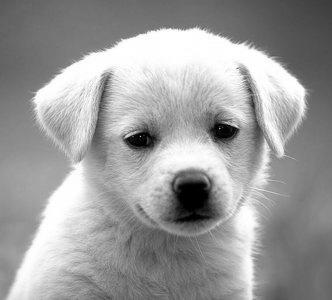
#> input picture PDE/Diffusion/image.jpg, 332 x 300 px
$ jupyter execute --allow-errors 'Explicit FDA for 2D Wave.ipynb'   (shell and % lines are left out)
#> lines starting #> are read from the running program, lines starting #| are printed output that depends on the picture
[cell 1]
from mpl_toolkits.mplot3d import Axes3D  # noqa: F401 unused import

import matplotlib.pyplot as plt
from matplotlib import cm
from matplotlib.ticker import LinearLocator, FormatStrFormatter
import numpy as np
from scipy import signal

## Solving wave equation using Convolution

[cell 2]
dt = 1e-2
dx = 1e-2
dy = 1e-2
c = 1
r = (c*dt/dx)
alpha = -4 + 2/r**2

[cell 3]
x_end = 1
y_end = 1
t_end = 1
xList = np.arange(0,x_end,dx)
yList = np.arange(0,y_end,dy)
X,Y = np.meshgrid(xList, yList)
tList = np.arange(0,t_end, dt)

Mx = xList.shape[0]
N = tList.shape[0]

F = np.sin(2*X)*np.sin(Y)
FDot = np.zeros(F.shape)
FData = np.zeros((Mx,Mx,N))

[cell 4]
plt.imshow(F)

[cell 5]
fig, ax = plt.subplots(subplot_kw={"projection": "3d"}, figsize=(5,5))
surf = ax.plot_surface(X, Y, F, cmap=cm.coolwarm,
                       linewidth=0, antialiased=False)

#### Now let's construc the kernel for convolution

[cell 6]
M = np.ones((3,3), dtype='float')
M[0,0] = 0
M[0,-1] = 0
M[-1,-1] = 0
M[-1,0] = 0
M[1,1] = alpha

[cell 7]
M

#### Let's evaluate the effect of the kernel on an image

[cell 8]
import matplotlib.image as mpimg

def rgb2gray(rgb):
    return np.dot(rgb[...,:3], [0.2989, 0.5870, 0.1140])


image = plt.imread('image.jpg')
#> image is the input picture: shape (300, 332, 3); min 0, max 255, mean 155.7
image = rgb2gray(image)
plt.imshow(image, 'gray')

for i in range(4):
    image = signal.convolve2d(image, M, 'same')
#> this loop made 4 passes
#> pass 1, `image = signal.convolve2d(image, M, 'same')`:
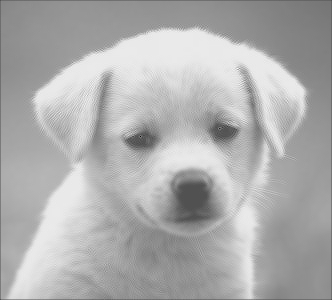
#> image: shape (300, 332) float64; min -271, max 578.9, mean 310; drawn with min black and max white
#> pass 2, `image = signal.convolve2d(image, M, 'same')`:
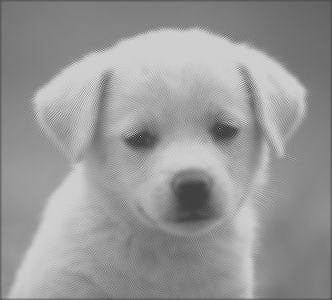
#> image: shape (300, 332) float64; min -468, max 1356.9, mean 618.5; drawn with min black and max white
#> pass 3, `image = signal.convolve2d(image, M, 'same')`:
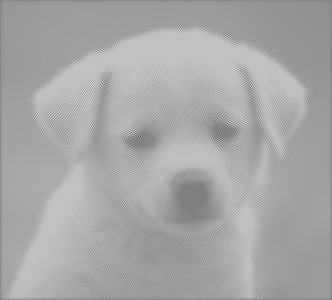
#> image: shape (300, 332) float64; min -3956.6, max 3953.6, mean 1234.2; drawn with min black and max white
#> after the loop:
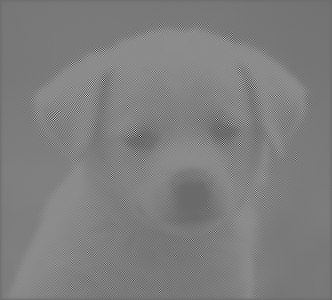
#> image: shape (300, 332) float64; min -13081.7, max 18176.2, mean 2464; drawn with min black and max white

plt.imshow(image, 'gray')
plt.colorbar()

### Let's now run the simulation

[cell 9]
dt = 0.01*1e-2
dx = 0.5*1e-2
dy = dx
c = 25
r = (c*dt/dx)
alpha = -4 + 2/r**2

x_end = 1
y_end = 1
t_end = 0.5
xList = np.arange(0,x_end,dx)
yList = np.arange(0,y_end,dy)
X,Y = np.meshgrid(xList, yList)
tList = np.arange(0,t_end, dt)

Mx = xList.shape[0]
N = tList.shape[0]

F = np.sin(2*X)*np.sin(Y)
FDot = np.zeros(F.shape)
FData = np.zeros((Mx,Mx,N))

[cell 10]
F = np.sin(2*X)*np.sin(Y)
#F = np.exp(((X-0.15)**2+(Y-0.55)**2)/(2)**2)
FDot = np.zeros(F.shape)
#> (the rest of this cell did not finish here and is left out)

[cell 11]
plt.contourf(X,Y,F)
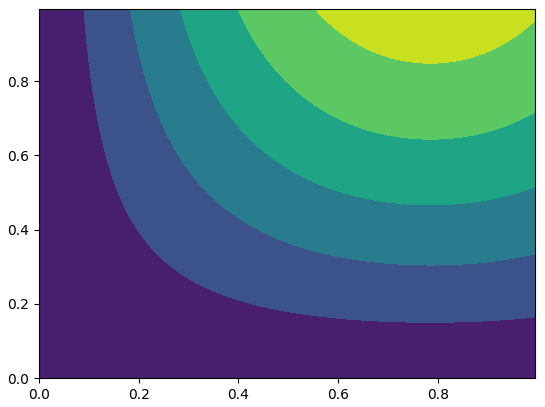
#> figure drawn by matplotlib, 1 panel

[cell 12]
F_1 = 0.5* r**2  *signal.convolve2d(F,M,'same')
FData[:,:,0] = F
FData[:,:,1] = F_1

F_aux = np.copy(F)
F = np.copy(F_1)
F_pre = np.copy(F_aux)
for t in range(2,N):
    F_aux = np.copy(F)
    F = r**2 * signal.convolve2d(F,M,'same') - F_pre
    F_pre = np.copy(F_aux)
    FData[:,:,t] = F

[cell 13]
# First set up the figure, the axis, and the plot element we want to animate
fig = plt.figure()
ax = plt.axes()
im=plt.imshow(FData[:,:,0],interpolation='none')
# initialization function: plot the background of each frame
def init():
    im.set_data(np.random.random((5,5)))
    return [im]

# animation function.  This is called sequentially
def animate(i):
    im.set_array(FData[:,:,i])
    return [im]

#> (the rest of this cell did not finish here and is left out)

[cell 14]
import numpy as np
from matplotlib import pyplot as plt
from matplotlib.animation import FuncAnimation
plt.style.use('seaborn-pastel')


fig = plt.figure()
ax = plt.axes(xlim=(0, 4), ylim=(-2, 2))
line, = ax.plot([], [], lw=3)

def init():
    line.set_data([], [])
    ax.set_xlim([-0.25,1.25])
    ax.set_ylim([-1,2])
    return line,
def animate(i):
    ydata = FData[:,:,i][80,:]
    xdata = np.linspace(0,1,ydata.shape[0])
    line.set_data(xdata, ydata)
    ax.set_title("frame: {}".format(i))
    return line,

anim = FuncAnimation(fig, animate, init_func=init,
                               frames=N, interval=10, blit=True)
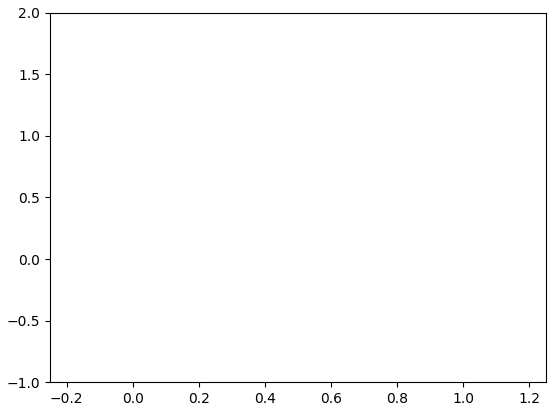
#> figure drawn by matplotlib, 1 panel

[cell 15]
plt.imshow(FData[:,:,4])
plt.colorbar()
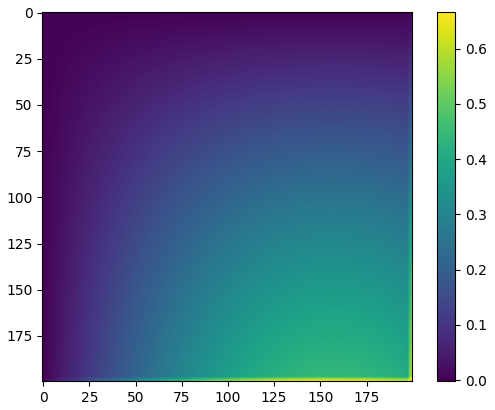
#> figure drawn by matplotlib, 2 panels

[cell 16]
img = np.ones((10,10))
plt.imshow(img)
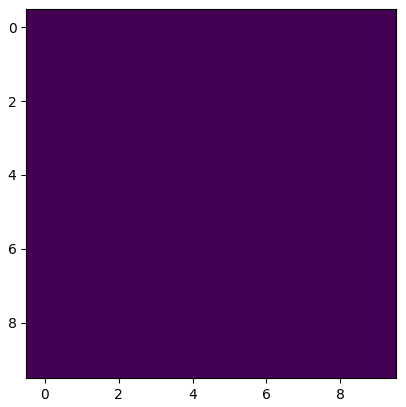
#> figure drawn by matplotlib, 1 panel

[cell 17]
img = signal.convolve2d(img,M,'same')
img.shape

[cell 18]
plt.imshow(img)
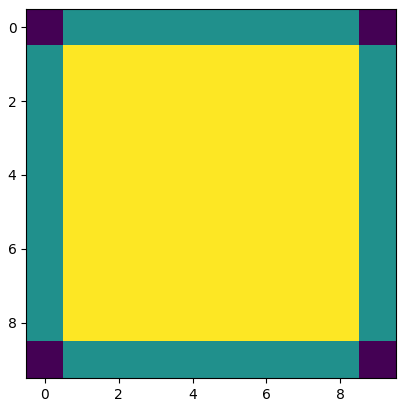
#> figure drawn by matplotlib, 1 panel

[cell 19]
M

[cell 20]
img

## Tests

[cell 21]
Q = np.arange(0,10,0.01)*(1+0*1j)

Q1,Q2 = np.meshgrid(Q,Q)
mask = np.zeros(Q1.shape)

def landa(Q):
    return (-(Q-2)+((Q-2)**2-(4))**0.5)/(2), (-(Q-2)-((Q-2)**2-(4))**0.5)/(2)

landa1, landa2 = landa(Q1+Q2)
landa1 = np.abs(landa1)
landa2 = np.abs(landa2)

[cell 22]
landa1

[cell 23]
mask[(np.abs(landa1)<=1)*(np.abs(landa2)<=1)] = 1

[cell 24]
plt.imshow(mask, extent=[0,10,0,10])
plt.colorbar()
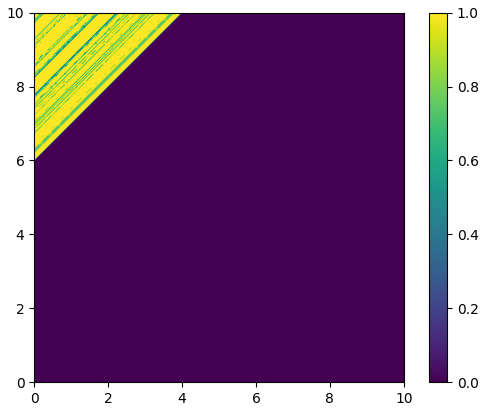
#> figure drawn by matplotlib, 2 panels
